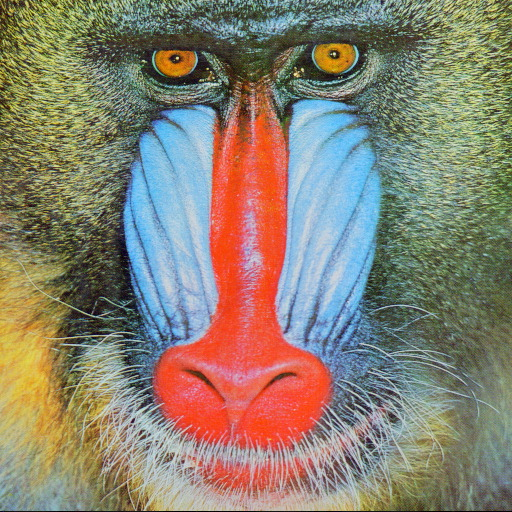
#> input picture Li/data/baboon.jpg, 512 x 512 px; its folder holds 3 pictures in this run
$ python main.py
#> lines starting #> are read from the running program, lines starting #| are printed output that depends on the picture
### Li/project_code/pole_extraction_algorithm/extract_color.py
import os
import cv2
import glob
from sklearn.cluster import KMeans
from collections import Counter
import webcolors

# read images from files and extract names from directory
def read_images(files):
    # lists for name and image data
    names, img_data = [], []
    # iterates through all images in folder
    for myFile in files:
        img = cv2.imread(myFile)
#> img is the input picture: shape (512, 512, 3); mean B, G, R 112.9, 129.1, 137.1
        img_data.append(img)
        # take the name of the image from directory
        _ , name = os.path.split(myFile)
        names.append(name)
    return names, img_data

def split_image(img):

    M = img.shape[0]//4
    N = img.shape[1]//4
    chunks = [img[x:x+M,y:y+N] for x in range(0,img.shape[0],M) for y in range(0,img.shape[1],N)]
    chunks = chunks[-4:]
    chunks.append(img[200:200 + 450, 100:100 + 200])
    chunks.append(img[125:125 + 450, 650:650 + 200])
    chunks.append(img[275:275 + 450, 875:875 + 200])
    return chunks


def get_colors(image, number_of_colors, show_chart):

    # resize the image to the size 600 x 400, saves time
    modified_image = cv2.resize(image, (600, 400), interpolation = cv2.INTER_AREA)
    modified_image = modified_image.reshape(modified_image.shape[0]*modified_image.shape[1], 3)

    # KMeans algorithm creates clusters based on the supplied count of clusters
    clf = KMeans(n_clusters = number_of_colors)
    labels = clf.fit_predict(modified_image)

    # get count of all labels
    counts = Counter(labels)

    center_colors = clf.cluster_centers_
    # We get ordered colors by iterating through the keys
    ordered_colors = [center_colors[i] for i in counts.keys()]
    rgb_colors = [ordered_colors[i] for i in counts.keys()]

    return rgb_colors


def label_color(rgb_color):
    min_colours = {}
    for key, name in webcolors.CSS3_HEX_TO_NAMES.items():
        r_c, g_c, b_c = webcolors.hex_to_rgb(key)
        rd = (r_c - rgb_color[0]) ** 2
        gd = (g_c - rgb_color[1]) ** 2
        bd = (b_c - rgb_color[2]) ** 2
        min_colours[(rd + gd + bd)] = name
    return min_colours[min(min_colours.keys())]

def extract_rgb(chunks):
    row = []
    for i in range(len(chunks)):
        bgr = get_colors(chunks[i], 1, True)
        bgr = bgr[0]
        col = label_color(bgr)
        row.append(col)
    return row

# [59 lines left out: functions classify_color, main, not called in this run]

# [2 lines that do not run on import are left out]

### Li/project_code/pole_extraction_algorithm/main.py
import cv2
import glob
import time
import os

from extract_color import split_image, extract_rgb, classify_color, read_images
from otsu_pole import run_mid_otsu, run_right_otsu
from canny_pole import run_mid_canny, run_right_canny
from kmeans_pole import run_mid_kmeans, run_right_kmeans


# runs functions from other programs
# [48 lines left out: functions detect_mid_pole, detect_right_pole, not called in this run]

def main():

    start_time = time.time()

    # create directories where the results will be saved
    os.mkdir("C:/Users/jeffr/Desktop/SULI_2021/notes_CV/tests/pole_extraction_algorithm/images")
    os.mkdir("C:/Users/jeffr/Desktop/SULI_2021/notes_CV/tests/pole_extraction_algorithm/contours")
    os.mkdir("C:/Users/jeffr/Desktop/SULI_2021/notes_CV/tests/pole_extraction_algorithm/labels")

    # extract images from directory
    files = glob.glob ("C:/Users/jeffr/Desktop/SULI_2021/notes_CV/tests/pole_extraction_algorithm/data/*.JPG")

    names, img_data = read_images(files)
#> names = ['baboon.jpg', 'lena_tmpl.jpg', 'messi5.jpg']; img_data = 3 items

    count = 0
    for i in range(len(img_data)):
        count += 1
        print(count, names[i])

        cvt_img = cv2.cvtColor(img_data[i], cv2.COLOR_BGR2RGB)
        chunks = split_image(cvt_img)
        row = extract_rgb(chunks)
        # print(row)

        cat = classify_color(row)
        detect_mid_pole(names[i], img_data[i], cat)
        detect_right_pole(names[i], img_data[i], cat)
#> this loop made 1 pass
#> (count, M in split_image, N in split_image) on pass 1: (1, 128, 128)
#| 1 baboon.jpg
#> pass 1, in get_colors, `modified_image = cv2.resize(image, (600, 400), interpolation = cv2.INT..`:
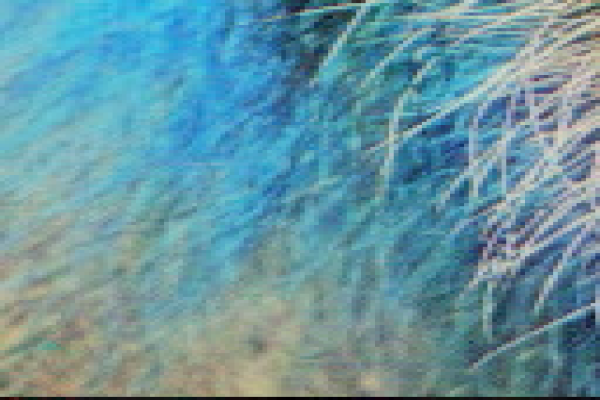
#> modified_image: shape (400, 600, 3); mean of channels 0, 1, 2 161, 149.5, 103.3; drawn as B, G, R
#> after the loop, count = 1

    end_time = time.time()
    print("Total runtime of the program is: ", end_time - start_time)
    print("Total images ran: ", count)

if __name__=="__main__":
#> (the run stopped early here; a loop or call above may not have finished)
